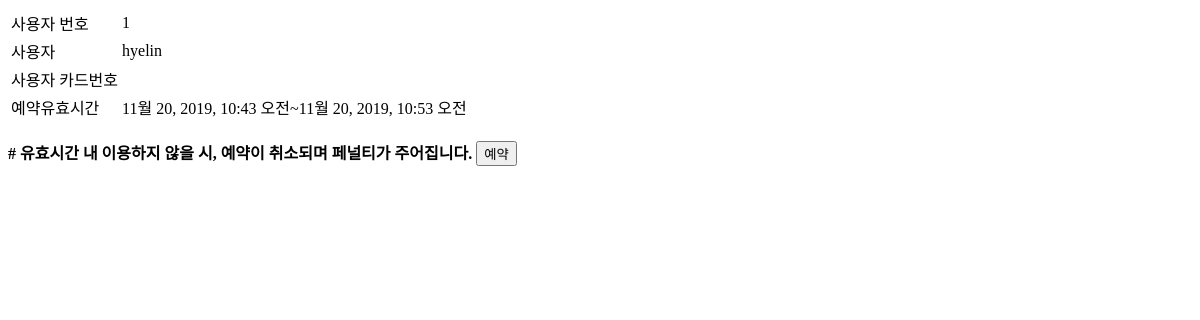
The app's page /reserve/W_reserve/1 (signed in), older data.
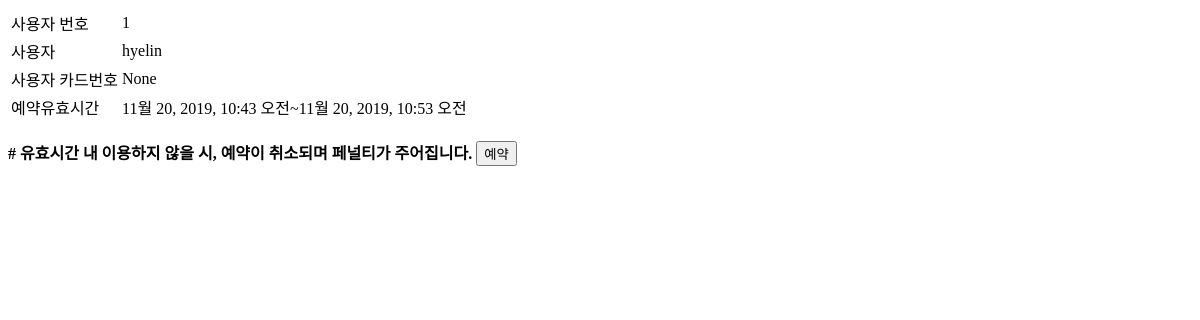
The same page, newer data.
### account/models.py (models this page shows, shortened)
class User(AbstractBaseUser):
    UserName = models.CharField(max_length=8,blank=False,unique=True)
    CardId = models.CharField(max_length=12,null=True,blank=True)
    Penalty = models.IntegerField(default=0)
    is_active = models.BooleanField(default=True)
    is_admin = models.BooleanField(default=False)
    objects = UserManager()
    USERNAME_FIELD = 'UserName'
    REQUIRED_FIELDS = ['CardId',]

### reserve/views.py (the view, shortened to what this page needs)
# urls.py: path('W_reserve/<int:id>',reserve.views.W_reserve,name='W_reserve'),
def W_reserve(request,id):
    User = get_user_model()
    User_ = request.user
    Washer_ = get_object_or_404(Washer,pk=id)
    recent_W = W_Book.objects.filter(MachineId=Washer_.id).order_by('-id')[0]
    if recent_W.EndTime is None:
        if recent_W.ValidTime <= timezone.now():
            if request.method == 'POST':
                user_p = get_object_or_404(User,UserName=recent_W.UserId)
                user_p.Penalty = user_p.Penalty + 1
                user_p.save()
                W_book = W_Book()
                W_book.MachineId = Washer_.Number
                W_book.UserId = User_.UserName
                W_book.ValidTime = timezone.now() + timedelta(minutes=10)
                W_book.save()
                return redirect('/male_308') # 고치기
            else:
                case = 1
                error = False
                time1 = timezone.now()
                time2 = timezone.now() + timedelta(minutes=10) # 현재 이용자 예약 진행해줘야
                return render(request,'reserve/reserve.html',{
                    'Washer':Washer_,
                    'error':error,
                    'time1':time1,
                    'time2':time2,
                })

### reserve/templates/reserve/reserve.html (shortened to what this page needs)
<form action="{% url 'reserve:W_reserve' Washer.id %}" method="POST">
    <table>
        <tr><td>사용자 번호</td>
            <td>{{user.pk}}</td></tr>
        <tr><td>사용자</td>
            <td>{{user.UserName}}</td></tr>
        <tr><td>사용자 카드번호</td>
            <td>{{user.CardId}}</td></tr>
        <tr><td>예약유효시간</td>
        {% if error == True %}
            <td> 예약이 불가합니다.</td>
        {% else %}
            <td>{{time1}}~{{time2}}</td></tr>
        {% endif %}
    </table>
    <br>
    <strong># 유효시간 내 이용하지 않을 시, 예약이 취소되며 페널티가 주어집니다.</strong>
    {% if error == False %}
    <input type="submit" value="예약"></input>
    {% endif %}
</form>

Row changes from the older to the newer data that the page shows:
changed User "hyelin": CardId (not shown) → "None"
